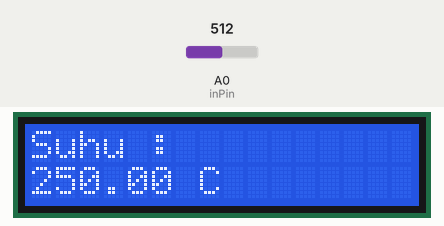
A sketch run on a simulated Arduino Uno, built with avr-gcc and run on an emulated ATmega328P. On the bench: 16×2 character LCD. The inputs (shaded band) are chosen by the test bench; at power-on: A0 (inPin) = 512.

Above: at 1.2 s.
1.3 s: A0 (inPin) set to 222
At 3.1 s:
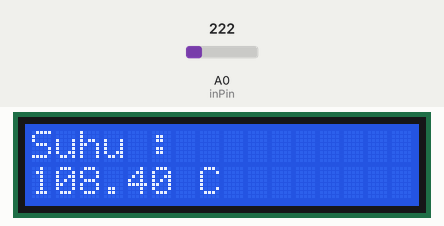
3.5 s: A0 (inPin) set to 194
At 4.8 s:
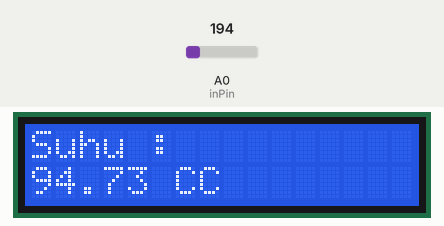
5.5 s: A0 (inPin) set to 23
At 6.5 s:
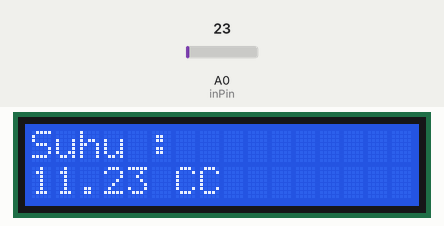
7.5 s: A0 (inPin) set to 19
At 9.3 s:
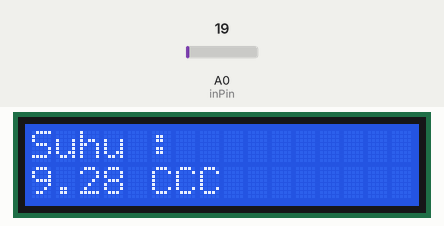
Timing chart, 0 to 10.5 s (numbered marks = the images above; inputs shaded):
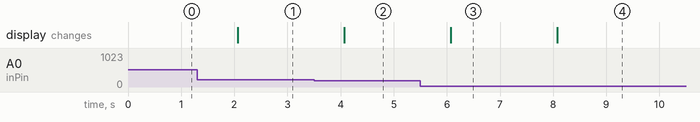

Measured:
- the behaviour switches between 205 and 204 on A0 (inPin) (found by bisection; images 1 and 2)
- the behaviour switches between 21 and 20 on A0 (inPin) (found by bisection; images 3 and 4)
- after the input at 1.3 s, the display: changes after 0.77 s (image 1)
- after the input at 3.5 s, the display: changes after 0.57 s (image 2)
- after the input at 5.5 s, the display: changes after 0.58 s (image 3)
- after the input at 7.5 s, the display: changes after 0.58 s (image 4)

The sketch:

sketch_dec05a.ino
```cpp
#include <LiquidCrystal.h>
LiquidCrystal lcd(12, 11, 5, 4, 3, 2);
const int inPin = 0;

void setup()
{
    Serial.begin(9600);
    lcd.begin(16, 2);
    lcd.print("Suhu :");
}

void loop()
{
    int value = analogRead(inPin);

    float millivolts = (value / 1024.0)*5000;

    float celcius = millivolts / 10;

    lcd.setCursor(0, 1);

    lcd.print(celcius); lcd.print(" C");

    delay(1000);
}
```
